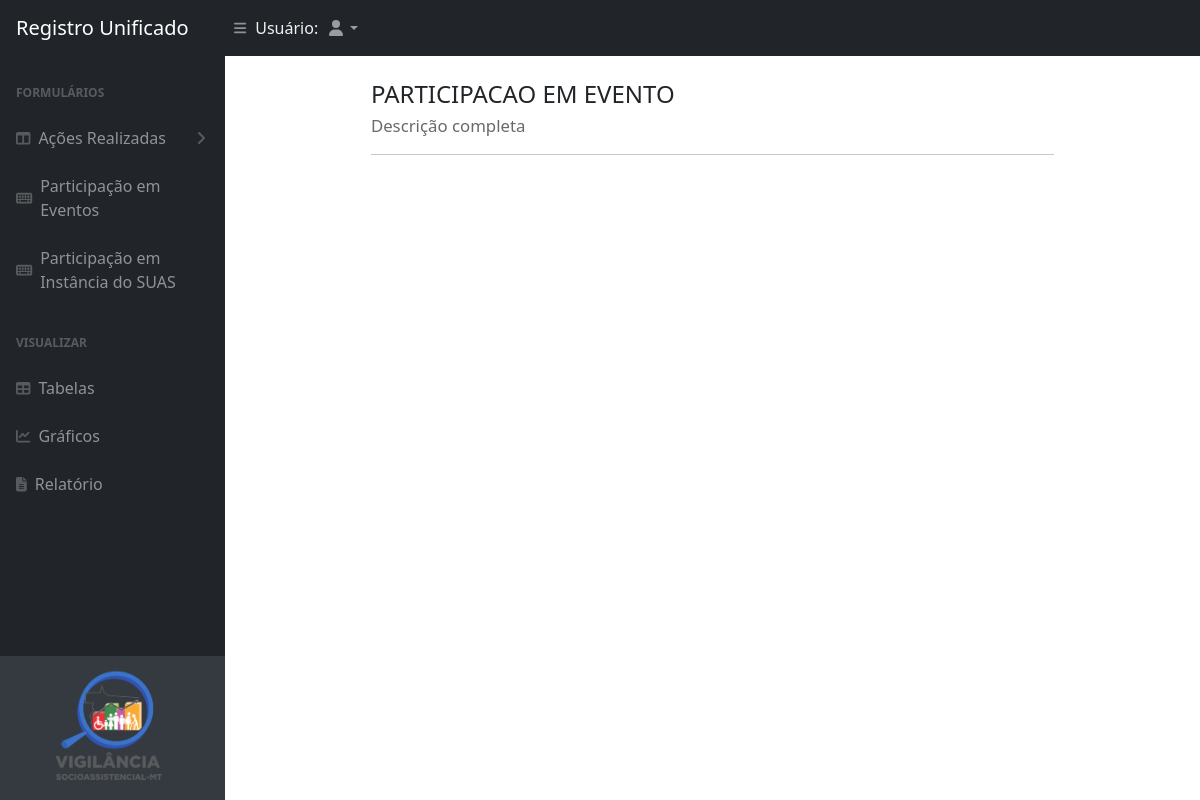
/users/list-evento/1, run on an earlier commit of the app's database.
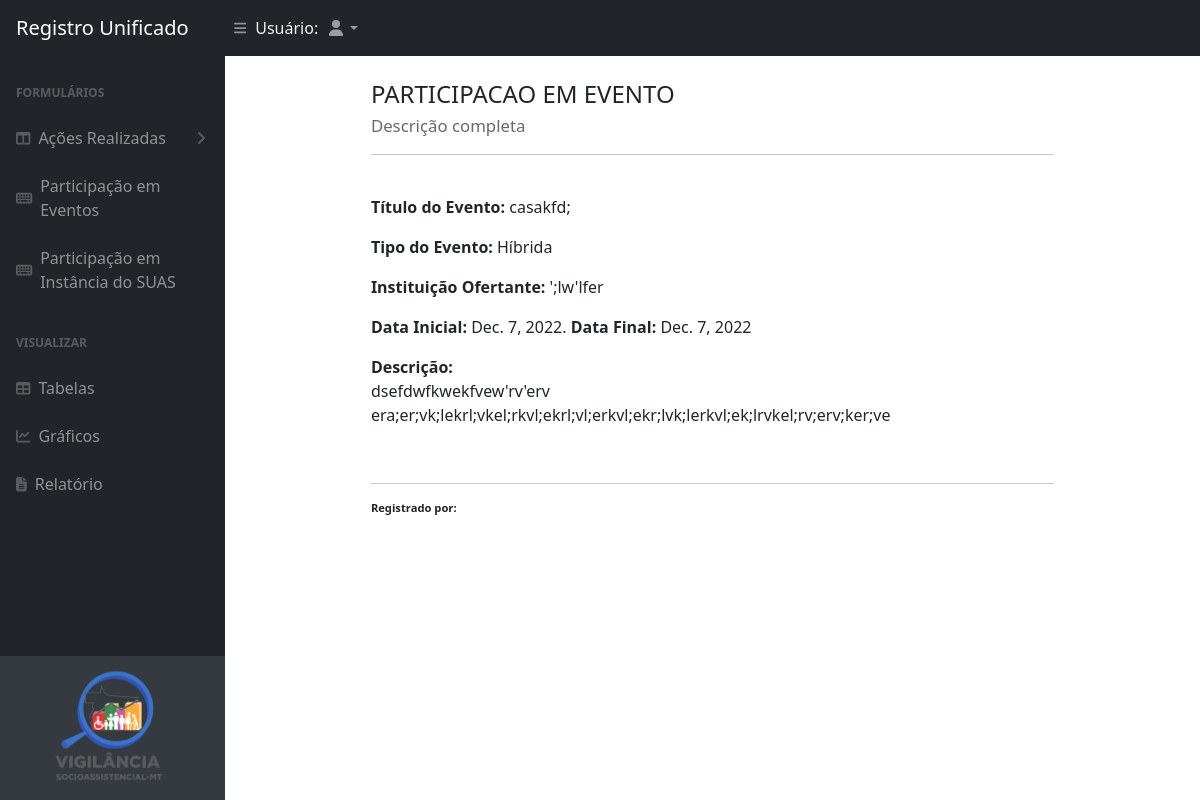
And on a later commit of the database.
### app/models.py (models this page shows)
class TableEventModel(models.Model):
    user = models.ForeignKey(User, on_delete=models.CASCADE, related_name='tabelaEventos')
    titulo_evento = models.TextField('Titulo', max_length=150)
    tipo_evento = models.CharField(max_length=50, choices=TIPO_EVENTO_CHOICE, default='Híbrida')
    instituicao_ofertante = models.CharField('Instituição Ofertante', max_length=150,null=False, default='')
    data_inicial = models.DateField('Data Inicial')
    data_final = models.DateField('Data Final')
    descricao_evento = models.TextField('Descrição do Evento', max_length=1000,null=False, default='')
    data_publicacao = models.DateField('Data da Publicação', default=timezone.now)

### app/views.py (the view)
# urls.py: path('list-evento/<id>', view = EVENTO.listEvento,name="listEvento"),
    def listEvento(request, id):
        evento_object_model = TableEventModel.objects.filter(id=id)
        return render(request, 'app/tables/tableEvent/listEvento.html',{'evento_object_model':evento_object_model})# context=context)

### templates/app/tables/tableEvent/listEvento.html (shortened to what this page needs)
{% extends 'app/index.html' %}
{% load crispy_forms_tags %}
{% load static %}
{% block content %}
<div class="container w-75 mb-3">
  <div class="row mx-auto">
    <h4 class="font-weight-bold text-left mt-4 mb-4" >PARTICIPACAO EM EVENTO <br>
    <span style="color: dimgrey;font-size: 70%;">Descrição completa</span>
    <br><hr>
    </h4>
    <div class="text-break">
      {% for evento in evento_object_model %}
      <p><span style="font-weight:bold;">Título do Evento:</span> {{evento.titulo_evento}}</p>
      <p><span style="font-weight:bold;">Tipo do Evento:</span> {{evento.tipo_evento}}</p>
      <p><span style="font-weight:bold;">Instituição Ofertante:</span> {{evento.instituicao_ofertante}}</p>
      <p><span style="font-weight:bold;">Data Inicial:</span> {{evento.data_inicial}}. <span style="font-weight:bold;">Data Final:</span> {{evento.data_final}}</p>
      <p><span style="font-weight:bold;">Descrição:</span><br>{{evento.descricao_evento}}</p>
      <br>
      <hr>
      <p style="font-size: 70%;"><span style="font-weight:bold;"> Registrado por:</span> {{user.first_name|title}} {{user.last_name|title}}</p>
      {% endfor %}
    </div>
  </div>
</div>
{% endblock %}

### templates/app/index.html (shortened to what this page needs)
<!DOCTYPE html>
<html lang="en">
{% load static %}
    <head>
        <link rel="stylesheet" href="https://cdn.datatables.net/1.10.19/css/dataTables.bootstrap4.min.css">
        <link href="{% static "css/styles.css" %}"  rel="stylesheet" />
    </head>
    <body class="sb-nav-fixed">
        <nav class="sb-topnav navbar navbar-expand navbar-dark bg-dark" style="color:#f2f2f2">
            <a class="navbar-brand ps-3" href="#">Registro Unificado</a>
            <button class="btn btn-link btn-sm order-1 order-lg-0 me-4 me-lg-0" id="sidebarToggle" href="#!"><i class="fas fa-bars"></i></button>
            Usuário: {{user.username|upper}}
            <ul class="navbar-nav ms-auto ms-md-0 me-3 me-lg-4">
                <li class="nav-item dropdown">
                    <a class="nav-link dropdown-toggle" id="navbarDropdown" href="#" role="button" data-bs-toggle="dropdown" aria-expanded="false"><i class="fas fa-user fa-fw"></i></a>
                </li>
            </ul>
        </nav>
        <div id="layoutSidenav">
            <div id="layoutSidenav_nav">
                <nav class="sb-sidenav accordion sb-sidenav-dark" id="sidenavAccordion">
                    <div class="sb-sidenav-menu">
                        <div class="nav">
                            <div class="sb-sidenav-menu-heading">Formulários</div>
                            <a class="nav-link collapsed" href="#" data-bs-toggle="collapse" data-bs-target="#collapseLayouts" aria-expanded="false" aria-controls="collapseLayouts">
                                <div class="sb-nav-link-icon"><i class="fas fa-columns"></i></div>
                                Ações Realizadas
                                <div class="sb-sidenav-collapse-arrow"><i class="fas fa-angle-down"></i></div>
                            </a>
                            <a class="nav-link" href="formulario-de-evento">
                                <div class="sb-nav-link-icon"><i class="fas fa-keyboard"></i></div>
                                Participação em Eventos
                            </a>
                            <a class="nav-link" href="/users/formulario-de-intersetoriais">
                                <div class="sb-nav-link-icon"><i class="fas fa-keyboard"></i></div>
                                Participação em Instância do SUAS
                            </a>
                            <div class="sb-sidenav-menu-heading">Visualizar</div>
                            <a class="nav-link" href="/users/tabelas">
                                <div class="sb-nav-link-icon"><i class="fas fa-table"></i></div>
                                Tabelas
                            </a>
                            <a class="nav-link" href="/charts/">
                                <div class="sb-nav-link-icon"><i class="fas fa-chart-line"></i></div>
                                Gráficos
                            </a>
                            <a class="nav-link" href="/charts/">
                                <div class="sb-nav-link-icon"><i class="fas fa-file-alt"></i></div>
                                Relatório
                            </a>
                        </div>
                    </div>
                    <a class="navbar-brand ps-5" href="index_users.html">
                      </a>
                    <div class="sb-sidenav-footer ps-5">
                        <div class="small">
                        <img src="{% static 'assets/img/logo_vs.png'%}" width="120" height="120" />
                        </div>
                    </div>
                </nav>
            </div>
            <div id="layoutSidenav_content">
                <main>
                    {% block content %}{% endblock %}
                </main>
            </div>
        </div>
    </body>
</html>

What changed in the data, as far as the page shows it:
added TableEventModel: titulo_evento "casakfd;", tipo_evento "Híbrida", instituicao_ofertante "';lw'lfer", data_inicial "Dec. 7, 2022", data_final "Dec. 7, 2022", descricao_evento "dsefdwfkwekfvew'rv'erv era;er;vk;lekrl;vkel;rkvl;ekrl;vl;erkvl;ekr;lvk;lerkvl;ek;lrvkel;rv;erv;ker;ve"
